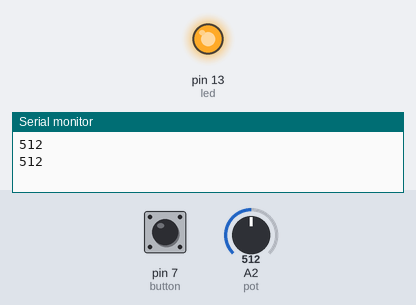
The sketch below on a simulated Arduino Uno, built with avr-gcc and run on an emulated ATmega328P. On the bench: output pins drawn as LEDs (lit = HIGH), the last lines printed to the serial monitor. Dashed ring = blinking. The inputs (shaded band) are chosen by the test bench; at power-on: A2 (pot) = 512, pin 7 (button) HIGH.

Above: at 1.8 s.
1.9 s: A2 (pot) set to 122
At 2.11 s:
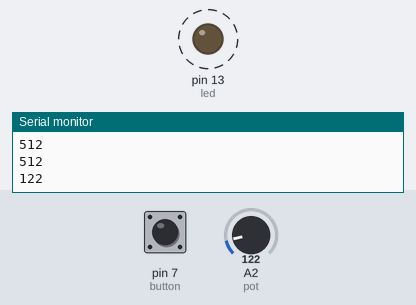
5.4 s: pin 7 (button) pulled LOW for 3.2 s
10.1 s: A2 (pot) set to 0
At 11.0 s:
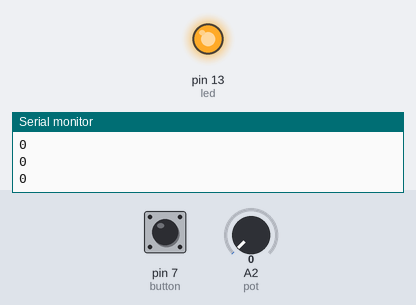
11.6 s: pin 7 (button) pulled LOW for 1.25 s
At 12.6 s:
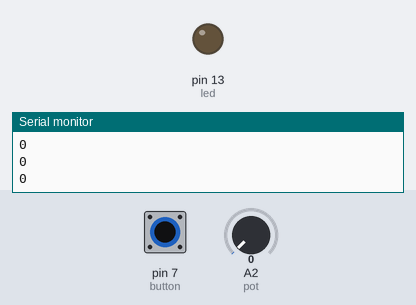
14.3 s: A2 (pot) set to 306
At 14.76 s:
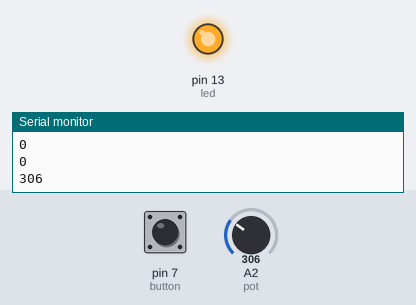
Timing chart, 0 to 18.8 s (numbered marks = the images above; inputs shaded):
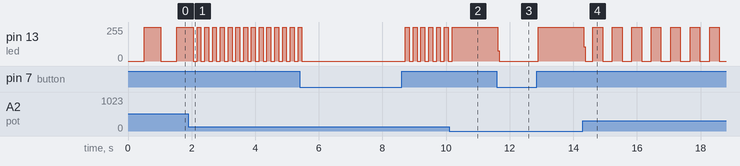

Measured:
- after the input at 1.9 s, pin 13 (led): alternates 255/255 for 0.12 s and 0/255 for 0.12 s, starting after 0.27 s
- after the input at 10.1 s, pin 13 (led): goes on until 10.2 s, then stays 255/255
- after the input at 11.6 s, pin 13 (led): 255/255 → 0/255 at once, → 253/255 1.3 s later
- after the input at 14.3 s, pin 13 (led): 253/255 → 106/255 at once, then moves between 0/255 and 255/255, repeating every 1.2 s

The sketch:

ledBlinkPotentiometer.ino
```cpp
int button = 7; //initialize button
int led = 13; //initialize led
int pot = 2; //initialize potentiometer
int value = 0; //button value
int potval = 0; //potentiometer value

void setup(){
  Serial.begin(9600);
  // put your setup code here, to run once:
  pinMode(button, INPUT);
  pinMode(led, OUTPUT);
}

void loop(){

  value = digitalRead(button);
  if(value == 0){
    digitalWrite(led, LOW);
  }else{
    potval = analogRead(pot);    //get the value of potentiometer (0-1015)
    Serial.println(potval);      //print that value to the serial monitor
    digitalWrite(led, LOW);
    delay(potval);               //delays for the milliseconds of the value of potentiometer
    digitalWrite(led, HIGH);
    delay(potval);
  }
}
```
